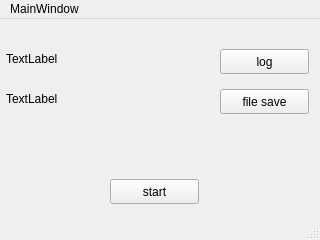
<?xml version="1.0" encoding="UTF-8"?>
<ui version="4.0">
 <class>MainWindow</class>
 <widget class="QMainWindow" name="MainWindow">
  <property name="geometry">
   <rect>
    <x>0</x>
    <y>0</y>
    <width>320</width>
    <height>240</height>
   </rect>
  </property>
  <property name="windowTitle">
   <string>MainWindow</string>
  </property>
  <widget class="QWidget" name="centralwidget">
   <widget class="QPushButton" name="selectLogFileButton">
    <property name="geometry">
     <rect>
      <x>220</x>
      <y>30</y>
      <width>89</width>
      <height>25</height>
     </rect>
    </property>
    <property name="text">
     <string>log</string>
    </property>
   </widget>
   <widget class="QPushButton" name="selectOutputFileButton">
    <property name="geometry">
     <rect>
      <x>220</x>
      <y>70</y>
      <width>89</width>
      <height>25</height>
     </rect>
    </property>
    <property name="text">
     <string>file save</string>
    </property>
   </widget>
   <widget class="QPushButton" name="startButton">
    <property name="geometry">
     <rect>
      <x>110</x>
      <y>160</y>
      <width>89</width>
      <height>25</height>
     </rect>
    </property>
    <property name="text">
     <string>start</string>
    </property>
   </widget>
   <widget class="QLabel" name="label">
    <property name="geometry">
     <rect>
      <x>6</x>
      <y>30</y>
      <width>201</width>
      <height>20</height>
     </rect>
    </property>
    <property name="text">
     <string>TextLabel</string>
    </property>
   </widget>
   <widget class="QLabel" name="label_2">
    <property name="geometry">
     <rect>
      <x>6</x>
      <y>70</y>
      <width>201</width>
      <height>20</height>
     </rect>
    </property>
    <property name="text">
     <string>TextLabel</string>
    </property>
   </widget>
  </widget>
  <widget class="QMenuBar" name="menubar">
   <property name="geometry">
    <rect>
     <x>0</x>
     <y>0</y>
     <width>320</width>
     <height>22</height>
    </rect>
   </property>
   <widget class="QMenu" name="menuMainWindow">
    <property name="title">
     <string>MainWindow</string>
    </property>
   </widget>
   <addaction name="menuMainWindow"/>
  </widget>
  <widget class="QStatusBar" name="statusbar"/>
 </widget>
 <resources/>
 <connections/>
</ui>
